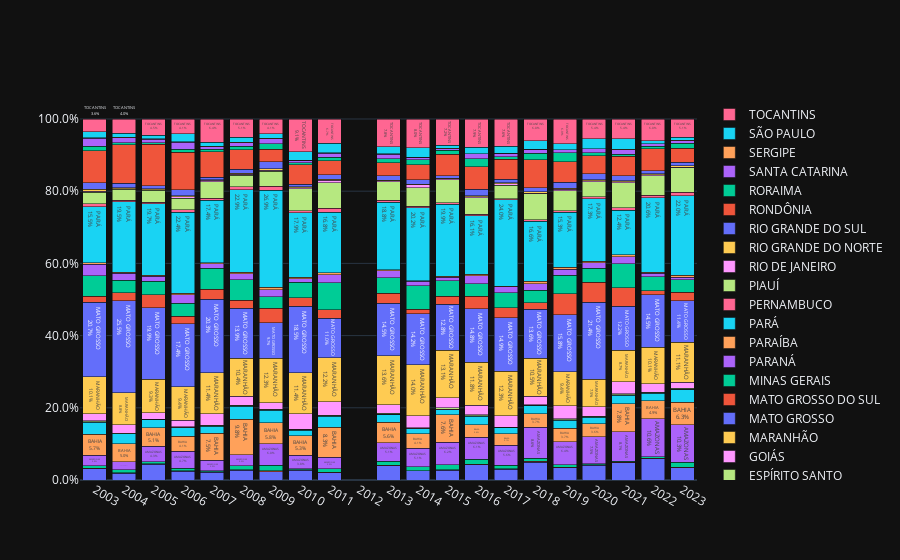

Here is the notebook cell this chart was saved with:
### Code cell
data = []
layout = go.Layout(barmode = 'stack', template = 'plotly_dark', xaxis_tickmode = 'linear', yaxis_tickformat = '.1%')

for col in df_count_rel.columns:
    data.append(go.Bar(
        x = df_count_rel.index.values,
        y = df_count_rel[col].values,
        name = col,
        # marker_color = colors[col],
        # text = [(f'{col}<br>{val:,.0f}' if val > 5_000 else '') for val in df_count_rel[col].values]
        texttemplate=f'{col}<br>' + '%{y:.1%}' if col in ('MARANHÃO', 'PARÁ', 'MATO GROSSO', 'BAHIA', 'AMAZONAS', 'TOCANTINS', ) else ''
    ))
    
fig = go.Figure(data = data, layout = layout)
fig.show()

plotly.offline.plot(fig, filename = 'contagem_incendios_rel.html')
